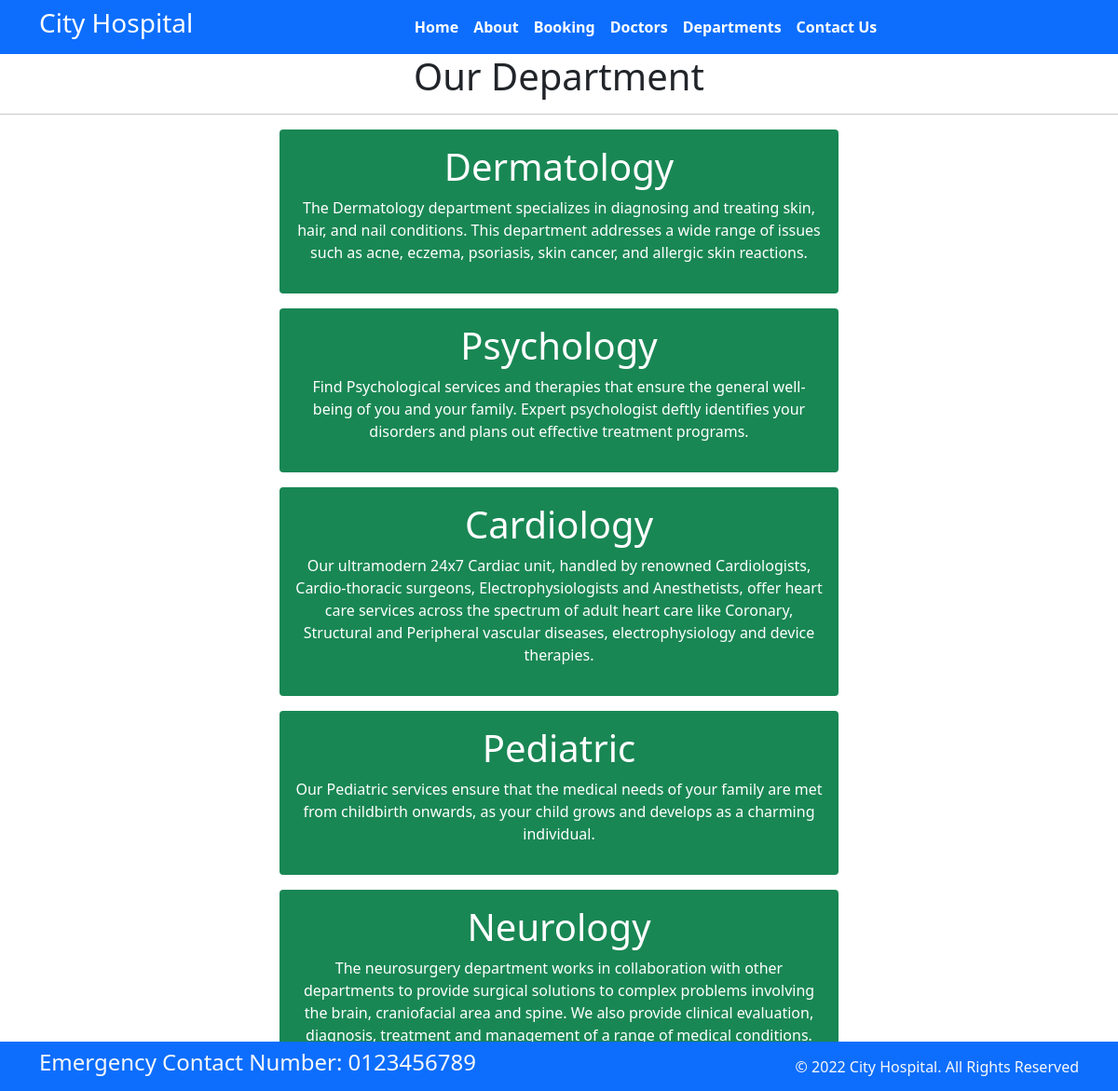
Screenshot of /department with the database file from the repository.
### home/models.py (models this page shows, shortened)
class Departments (models.Model):
    dep_name = models.CharField(max_length=100)
    dep_description = models.TextField()

### home/views.py (the view)
# urls.py: path('department', views.department, name='department'),
def department(request) :
    dict_dept ={
        'dept' : Departments.objects.all()
    }
    return render(request, "department.html", dict_dept)

### templates/department.html (shortened to what this page needs)
{% extends "base.html" %}
{% block content %}
<h1 class="text-center">Our Department</h1>
<hr>
{% for d in dept %}
<div class="mx-auto w-50 bg-success text-center text-white p-3 my-3 border-warning rounded">
    <h1>{{ d.dep_name }}</h1>
    <p>{{ d.dep_description }}</p>
</div>
{% endfor %}
{% endblock %}

### rows the page displays
Departments: dep_name "Dermatology", dep_description "The Dermatology department specializes in diagnosing and treating skin, hair, and nail conditions. This department addresses a wide range of issues such as acne, eczema, psoriasis, skin cancer, and allergic skin reactions."
Departments: dep_name "Psychology", dep_description "Find Psychological services and therapies that ensure the general well-being of you and your family. Expert psychologist deftly identifies your disorders and plans out effective treatment programs."
Departments: dep_name "Cardiology", dep_description "Our ultramodern 24x7 Cardiac unit, handled by renowned Cardiologists, Cardio-thoracic surgeons, Electrophysiologists and Anesthetists, offer heart care services across the spectrum of adult heart care like Coronary, Structural and Peripheral vascular diseases, electrophysiology and device therapies."
Departments: dep_name "Pediatric", dep_description "Our Pediatric services ensure that the medical needs of your family are met from childbirth onwards, as your child grows and develops as a charming individual."
Departments: dep_name "Neurology", dep_description "The neurosurgery department works in collaboration with other departments to provide surgical solutions to complex problems involving the brain, craniofacial area and spine. We also provide clinical evaluation, diagnosis, treatment and management of a range of medical conditions."
